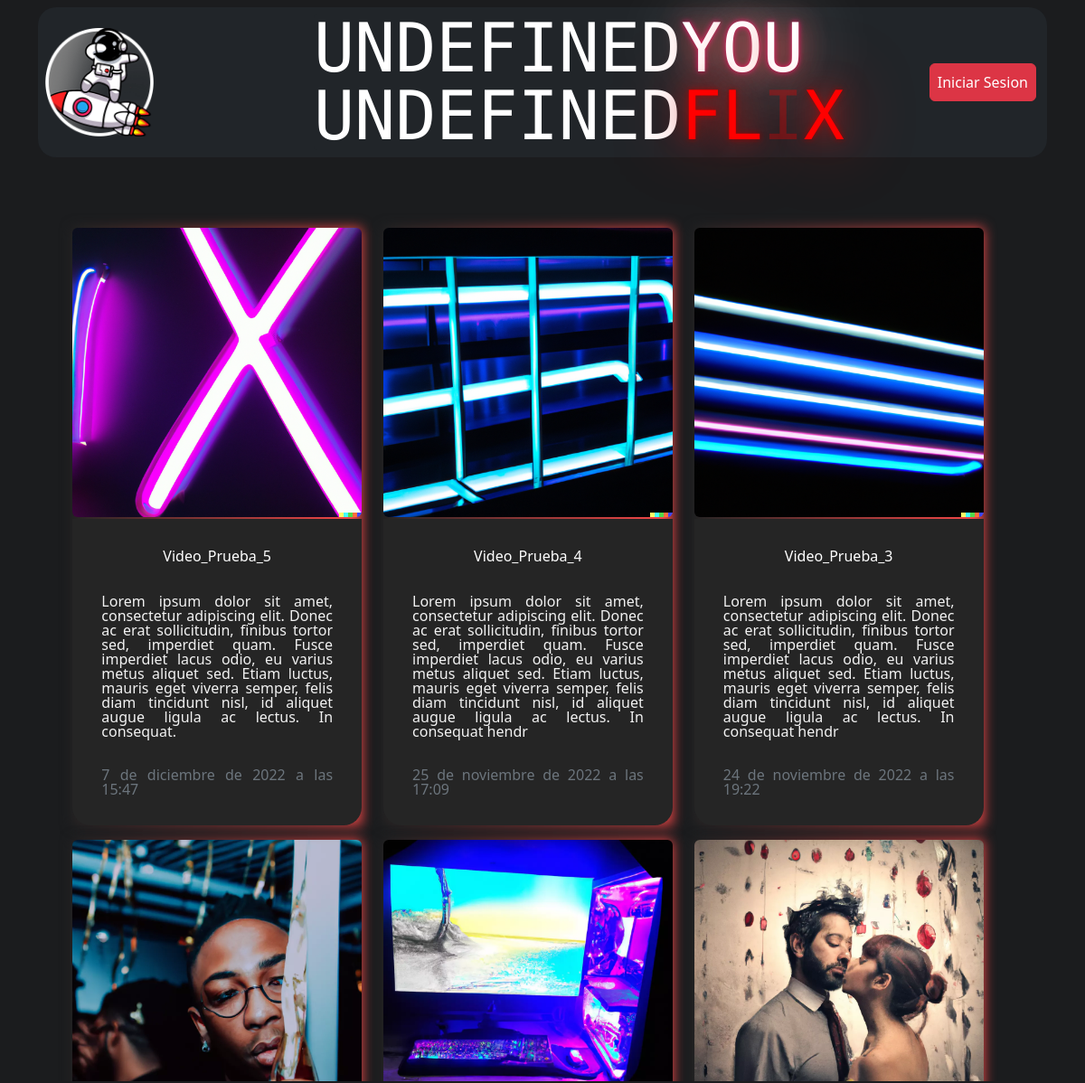
The page /base/videos (upper part) on the database as committed earlier.
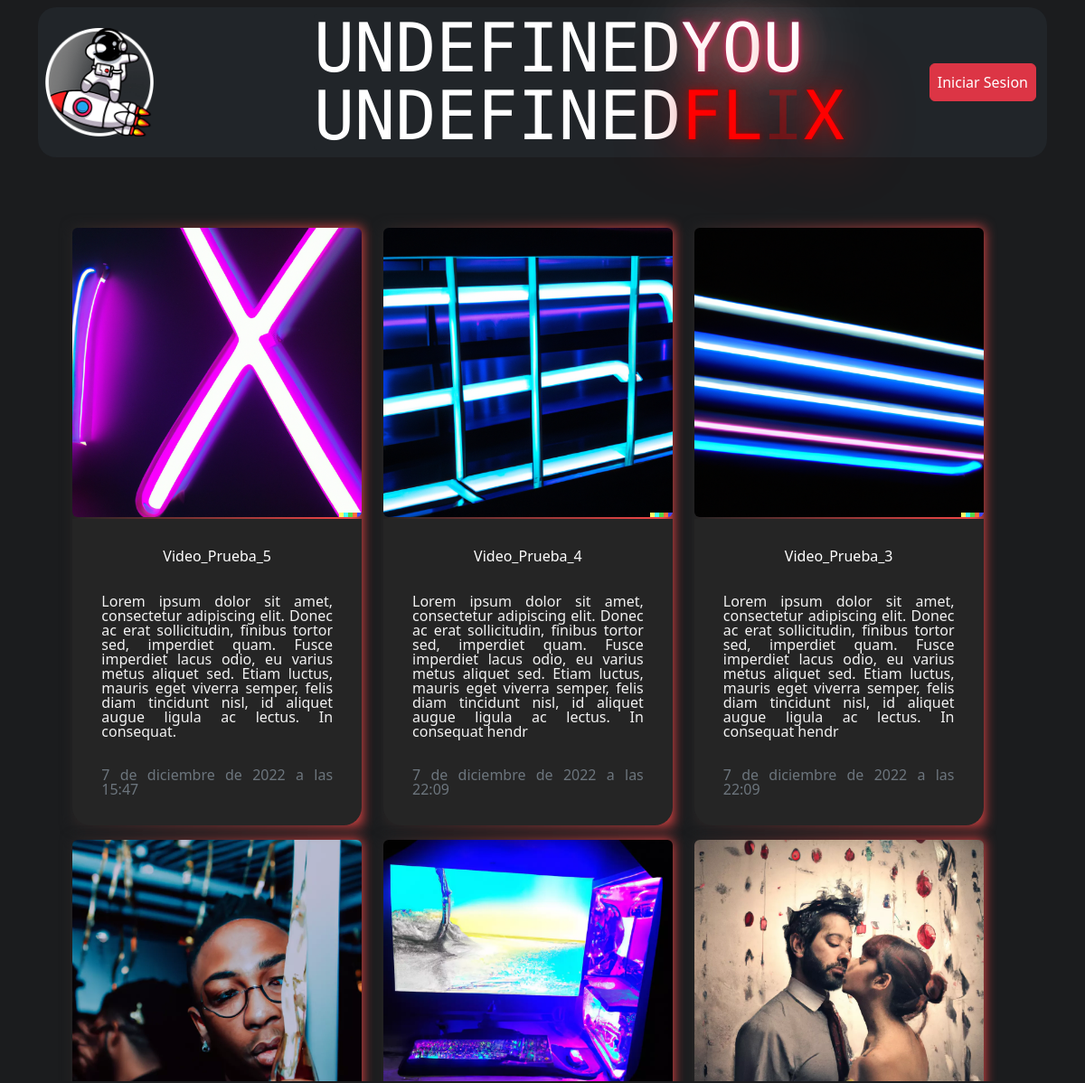
The same page on the database as committed later.
### app_1/models.py (models this page shows, shortened)
class Video(models.Model):
    title = models.CharField(max_length=30, default='')
    description = models.TextField(max_length=300, null=True)
    path = models.CharField(max_length=2000, null=True, blank="True")
    thumnail = models.CharField(max_length=2000, null=True, blank="True")
    length = models.IntegerField(null=True, default=0)
    datetime = models.DateTimeField(auto_now=True, blank=False, null=False)
    likes = models.ManyToManyField(
        USER_AUTH, blank=True, related_name='post_likes')
    dislikes = models.ManyToManyField(
        USER_AUTH, blank=True, related_name='post_dislikes')
    cathegory = models.CharField(
        max_length=300, null=True, choices=VIDEO_CATHEGORY, default='')
    channel = models.ForeignKey(Channel, on_delete=models.CASCADE,
                                blank=True, null=True, default='', related_name='videos')
    file = models.FileField(upload_to="videos", blank=True,null=True)
    thumnail1=models.ImageField(upload_to="imagenes", blank=True,null=True)
    def miniatura(self):
        if self.thumnail is None:
            pathT=self.thumnail1.path
            pathT=pathT.split('app_1')
            pathUltimo=pathT[1]
            pathUltimo=pathUltimo.replace('\\', '/')
            pathfinal = '..' + pathUltimo
            return pathfinal ##ruta siempre igual a caratula generica.
        else:
            return self.thumnail

### app_1/views.py (the view)
# urls.py: path('base/videos', VideoListView.as_view(), name='videos'),
class VideoListView (ListView):
    model = Video
    template_name = 'app_1/videos.html'

### app_1/templates/app_1/videos.html (shortened to what this page needs)
{% extends 'app_1/base.html' %}
{% load account %} {% user_display user %}
{% load static %}
  {% block estilo %}<link rel="stylesheet" href="{% static 'css/video.css'%}"> {% endblock %}
  {% block contentVideo %}
  <link rel="stylesheet" href="{% static 'css/html5reset-1.6.1.css'%}"  type="text/css" media="screen,print">
	<link href="{% static 'css/demo.css'%}" rel="stylesheet" type="text/css">
  <div class="container">
     <nav class="navbar navbar-dark bg-dark p-2 mt-2">
      <img class="" src="{% static 'img/Logo_negro_blanco.webp' %}" alt="YouFlix_Logo" height="120px">
      <div class="board">
        <p id="you">You</p>
        <p id="flix">Flix</p>
    </div>
      {% if user.is_authenticated %}
      <p class="content-nav-izq text-light mx-auto"> Bienvenido {% user_display user %}&nbsp; </p>
      <img class="rounded-circle" src="{{ user.socialaccount_set.all.0.get_avatar_url }}" alt="userImg" />
      <a href="{% url 'logout' %}">
        <button type="button" class="btn btn-danger p-2 m-1">Cerrar Sesion</button>
      </a>
       {% else %}
       <a href="{% url 'login' %}">
        <button type="button" class="btn btn-danger p-2 m-1">Iniciar Sesion</button>
      </a>
       {% endif %}
    </nav>
    <div class="scroll-bg" >
      <div class="scroll-div" >
        <div class="scroll-object" >
          <div class="dashboard-content text-center px-3" >
            <div class="row mt-5">
              {% if object_list %} {% comment %} COMPROBACION DE SI NOS DEVUELVE UNA LISTA {% endcomment %}
              {% for video in object_list %}  {% comment %} RECORREMOS {% endcomment %}
              <div class="col-sm 12 col-md-4 col-md-4 col-md-4 py-2">
                <a href="/player/{{video.title}}" class="text-decoration-none">
                <div class="cubo">
                  <img src="{{video.miniatura}}" class="rounded cubo-img-top" alt="{{video.title}}">
                  <div class="cubo-body p-3">
                    <h5 class="cubo-title p-3 text-left">{{video.title}}</h5>
                    <p class="cubo-text p-3 text-justify">{{video.description}}</p>
                    <p class="cubo-text p-3"><small class="text-muted">{{video.datetime}}</small></p>
                  </div>
                </a>
                </div>
              </div>
              {% endfor %}
              {% endif %}
  {% endblock %} {% block contentNav %} {% endblock %}

### app_1/templates/app_1/base.html (shortened to what this page needs)
{% load static%}
<!DOCTYPE html>
<html lang="en">
  <head>
    {% block estilo %}{% endblock %}
    <link rel="stylesheet" href="{% static 'css/main2.css'%}">
      <link
        rel="stylesheet"
        href="https://cdn.jsdelivr.net/npm/bootstrap@5.2.2/dist/css/bootstrap.rtl.min.css"
      />
  </head>
  <body class="body" >
    <div>
     {% block contentVideo %}{% endblock %}
  </body>
</html>

### app_1/static/css/video.css (style rules this page uses)
html { margin-bottom: 10%; overflow-x: hidden; overflow-y: hidden; overflow: hidden; }
.container { overflow-x: hidden; overflow-y: hidden; overflow: hidden; }
.body { background-color: #1b1c1e; }
.cubo-img-top { object-fit: cover; width: 100%; border-top-left-radius: 20px; border-top-right-radius: 20px; }
.cubo { position: relative; border-radius: 100px; }
.cubo::after { position: absolute; top: 0px; left: 0px; content: " "; width: 100%; height: 100%; background-image: linear-gradient(to right, #252525, #fb4848); filter: blur(7px); z-index: -1; }
.cubo-body { background-color: #252525; color: white; text-decoration: none; text-transform: none; text-decoration-line: none; border-bottom-left-radius: 20px; border-bottom-right-radius: 20px; }
.cubo-title { color: #ffffff; text-decoration: none; }
.cubo-text { color: #f2f2f2; text-decoration: none; text-align: justify; border-radius: 20px; border-bottom-left-radius: 20px; border-bottom-right-radius: 20px; }
.scroll-bg { overflow-x: hidden; overflow-y: hidden; overflow: hidden; margin: 2%; }
.scroll-div { width: 97%; height: 1000px; scroll-behavior: smooth; overflow-y: scroll; }
.dashboard-content { margin-bottom: 10%; }

### app_1/static/css/main2.css (style rules this page uses)
.navbar { border-radius: 20px; }

### app_1/static/css/demo.css (style rules this page uses)
.board { text-align: center; border-radius: 4px; width: 500px; background-color: #212529; }
.board > * { font-size: 75px; font-family: 'Monoton', cursive; color: #fff; text-transform: uppercase; }

Rows that differ between the two databases and show on the page:
changed Video "Video_Prueba_4": datetime "25 de noviembre de 2022 a las 17:09" → "7 de diciembre de 2022 a las 22:09"
changed Video "Video_Prueba_3": datetime "24 de noviembre de 2022 a las 19:22" → "7 de diciembre de 2022 a las 22:09"
